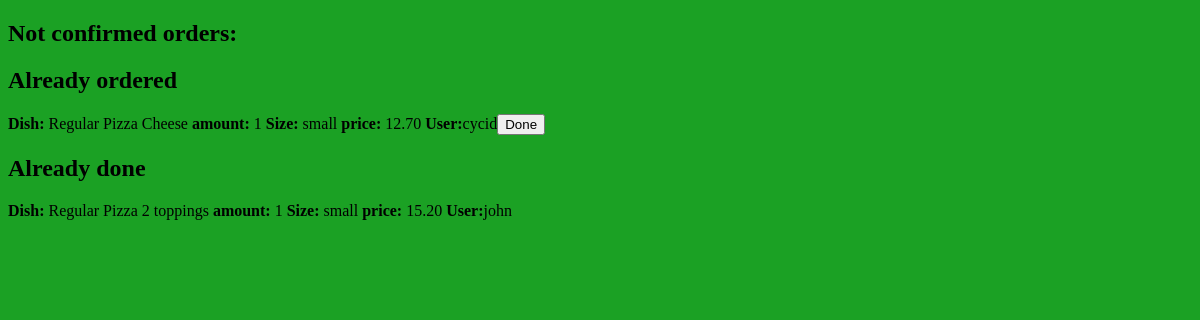
Screenshot of /config (signed in) with the database file from the repository.
### orders/models.py (models this page shows, shortened)
class order(models.Model):
    status=models.CharField(max_length=15, choices=STATUS_CHOICES)
    menu=models.ForeignKey(menu,on_delete=models.CASCADE, related_name="menu")
    user=models.ForeignKey(User, on_delete=models.CASCADE, blank=True, related_name="user", default=2)
    date=models.DateTimeField(auto_now=True)
    amount=models.IntegerField()
    size=models.CharField(max_length=15)
    topping=models.ManyToManyField(toppings, blank=True, related_name="toppingsONorder")
    price=models.DecimalField(max_digits=8, decimal_places=2, null=True)

class menu(models.Model):
    dish=models.CharField(max_length=50)
    dish_type=models.CharField(max_length=50)
    size=models.CharField(max_length=15, choices=SIZE_CHOICES, default='standart')
    adds_amount=models.IntegerField()
    comparison=models.CharField(max_length=10)
    cost_small=models.DecimalField(max_digits=8, decimal_places=2, null=True)
    cost_large=models.DecimalField(max_digits=8, decimal_places=2, null=True)

### orders/views.py (the view)
# urls.py: path("config", views.config_orders, name="config"),
def config_orders(request):
    a="john"
    if request.user.username==a:
        not_confirmed=order.objects.filter(status="marked")
        confirmed=order.objects.filter(status="ordered")
        done=order.objects.filter(status="done")
        context={
        'not_confirmed':not_confirmed,
        'confirmed':confirmed,
        'done':done
        }
        return render(request, 'orders/config.html', context)
    print(request.user)
    return redirect('index')

### orders/templates/orders/config.html (shortened to what this page needs)
{% extends "orders/base.html" %}
{% block body %}
   <h2> Not confirmed orders:</h2>
<h2> Already ordered</h2>
{% for n in confirmed %}
   <div>
   <strong> Dish:</strong>  {{n.menu.dish}} {{n.menu.dish_type}} <strong> amount: </strong> {{n.amount}} <strong> Size: </strong> {{n.size}} <strong> price: </strong>{{n.price}} <strong>User:</strong>{{n.user}}<a href="{% url 'done' n.pk %}"><button>Done</button></a>
</div>
   {% endfor %}
<h2> Already done</h2>
 {% for n in done %}
   <div>
   <strong> Dish:</strong>  {{n.menu.dish}} {{n.menu.dish_type}} <strong> amount: </strong> {{n.amount}} <strong> Size: </strong> {{n.size}} <strong> price: </strong>{{n.price}} <strong>User:</strong>{{n.user}}
</div>
   {% endfor %}
{% endblock %}

### orders/static/orders/styles.css (style rules this page uses)
body { background-color: #1ba124; }
a { font-size: 16px; color: #00008B; }

### rows the page displays
order: menu.dish "Regular Pizza", menu.dish_type "Cheese", amount "1", size "small", price "12.70", user "cycid"
order: menu.dish "Regular Pizza", menu.dish_type "2 toppings", amount "1", size "small", price "15.20", user "john"
